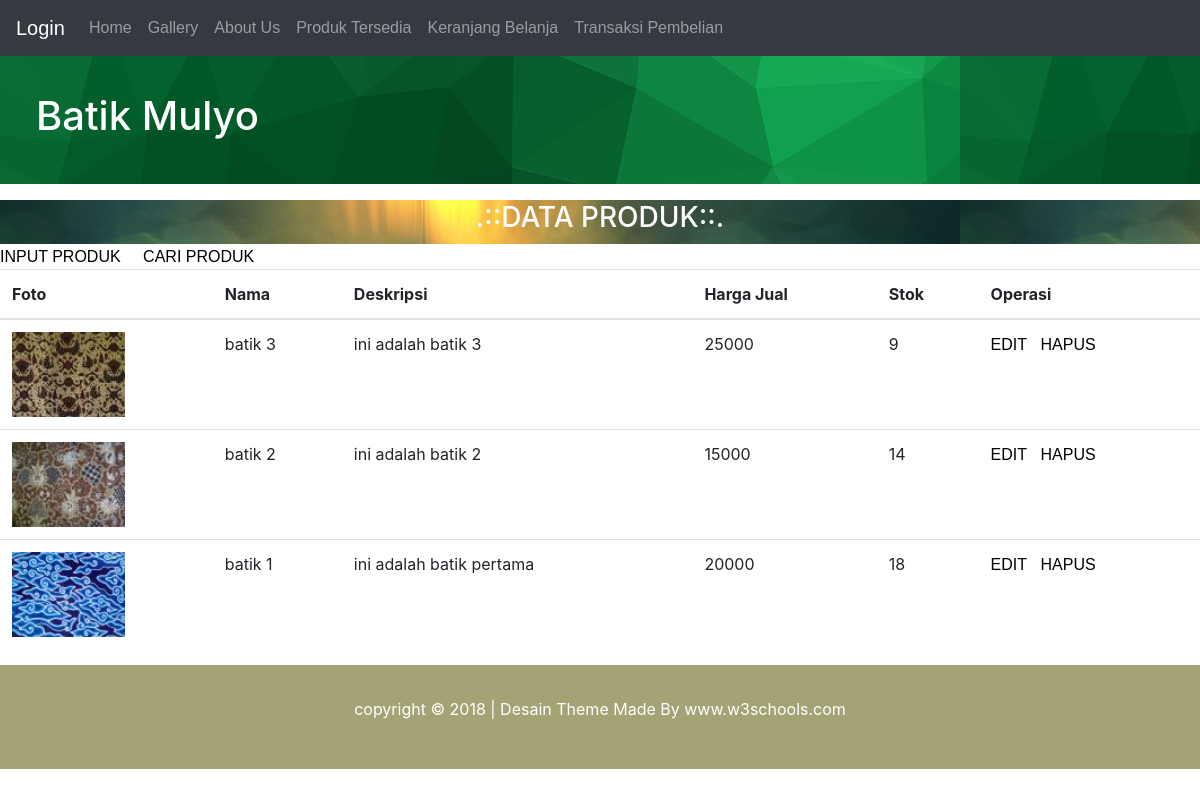
/produk_tampil.php, run on the app's committed database.
### tables this page shows
CREATE TABLE `produk` (
  `id_produk` int(11) NOT NULL,
  `nama` varchar(40) NOT NULL,
  `deskripsi` varchar(150) NOT NULL,
  `harga` int(11) NOT NULL DEFAULT '0',
  `stok` int(11) NOT NULL DEFAULT '0',
  `foto` varchar(70) NOT NULL DEFAULT ''
);

### produk_tampil.php (the view, shortened to what this page needs)
<?php include_once ('top_template.php'); ?>
<?php
$nama_produk="";
	include "koneksi.php";
	$sql="select*from produk where nama like '%".$nama_produk."%'
		  order by id_produk desc";
	$hasil=mysqli_query($kon, $sql);
?>
<div class="halaman">
  <h3>.::DATA PRODUK::.</h3>
</div>
<a href="produk_isi.php">INPUT PRODUK</a>
<a href="produk_cari.php">CARI PRODUK</a>
<div class="table-responsive">
<table class="table">
<thead>
	<tr>
		<th>Foto</th>
		<th>Nama</th>
		<th>Deskripsi</th>
		<th>Harga Jual</th>
		<th>Stok</th>
		<th>Operasi</th>
	</tr>
<thead>
<tbody>
	<?php
		while($row=mysqli_fetch_assoc($hasil)){
			echo "<tr>".
				 "<td> <a href='pict/{$row['foto']}' />
				 <img src='thumb/t_{$row['foto']}' width='100' />
				 </a></td>".
				 "<td>".$row['nama']."</td>".
				 "<td>".$row['deskripsi']."</td>".
				 "<td>".$row['harga']."</td>".
				 "<td>".$row['stok']."</td>"
				 ;
			echo "<td>".
				 "<a href='produk_edit.php?id_produk=".$row['id_produk']."'>
				 EDIT</a>".
				 "&nbsp;&nbsp;".
				 "<a href='produk_hapus.php?id_produk=".$row['id_produk']."'>
				 HAPUS</a>".
				 "</td></tr>";
		}
	?>
</table>
</div>
<?php include_once ('bottom_template.php'); ?>

### top_template.php (shortened to what this page needs)
<?php
	$pengguna=isset($_SESSION["user"]) ? $_SESSION["user"] : "";
	$nama_lengkap=isset($_SESSION["nama_lengkap"]) ?
							$_SESSION["nama_lengkap"] : "";
	$akses=isset($_SESSION["akses"]) ? $_SESSION["akses"] : "beli";
	if($akses == "toko"){
		$nama_akses="Operator Toko";
	}else{
		$nama_akses="Pembeli";
	}
?>
<!DOCTYPE html>
<html lang="en">
<head>
 <link rel="stylesheet" href="https://maxcdn.bootstrapcdn.com/bootstrap/4.1.0/css/bootstrap.min.css">
  <link rel="stylesheet" href="styles/main.css">
</head>
	<body>
			<?php
				if(!empty($pengguna)){
				echo "Sedang Login Sebagai : $pengguna,
					  Nama lengkap : $nama_lengkap <br/>
					  Akses Sebagai : $nama_akses, ";
				$tampil_login="display: none";
				$tampil_logout="";
				}else{
			    $tampil_login="";
				}
			?>
    <nav class="navbar navbar-expand-md bg-dark navbar-dark">
    <a class="navbar-brand" style="<?php echo $tampil_login ?>"
							   href="login_form.php">Login</a>
  <div class="collapse navbar-collapse" id="collapsibleNavbar">
    <ul class="navbar-nav">
      <li class="nav-item">
        <a class="nav-link" href="index.php">Home</a>
      </li>
      <li class="nav-item">
        <a class="nav-link" href="gallery.php">Gallery</a>
      </li>
      <li class="nav-item">
        <a class="nav-link" href="about.php">About Us</a>
      </li>
            <li class="nav-item">
        <a class="nav-link" href="produk_tersedia.php">Produk Tersedia</a>
			</li>
			<li class="nav-item">
        <a class="nav-link" href="keranjang_belanja.php">Keranjang Belanja</a>
			</li>
			<li class="nav-item">
        <a class="nav-link" href="beli.php">Transaksi Pembelian</a>
            </li>
    </ul>
  </div>
</nav>
<div class="header">
  <h1>Batik Mulyo</h1>
</div>

### bottom_template.php (shortened to what this page needs)
<div class="footer">
  <p>copyright © 2018 | Desain Theme Made By www.w3schools.com</p>
</div>
	</body>
</html>

### styles/main.css (style rules this page uses)
.header { background-image: url("../images/header.jpg"); color: #ffffff; padding: 3vw; }
.halaman { background-image: url("../images/halaman.jpg"); color: #ffffff; padding: 0.1vw; margin-top: 1em; text-align: center; }
.footer { background-color: #a3a375; color: #ffffff; text-align: center; font-size: 18; padding: 2em; }
img { width: 60%; }
a { color:#000000; font-family: arial; }

### data on the page
produk: foto (picture), nama "batik 3", deskripsi "ini adalah batik 3", harga "25000", stok "9"
produk: foto (picture), nama "batik 2", deskripsi "ini adalah batik 2", harga "15000", stok "14"
produk: foto (picture), nama "batik 1", deskripsi "ini adalah batik pertama", harga "20000", stok "18"
